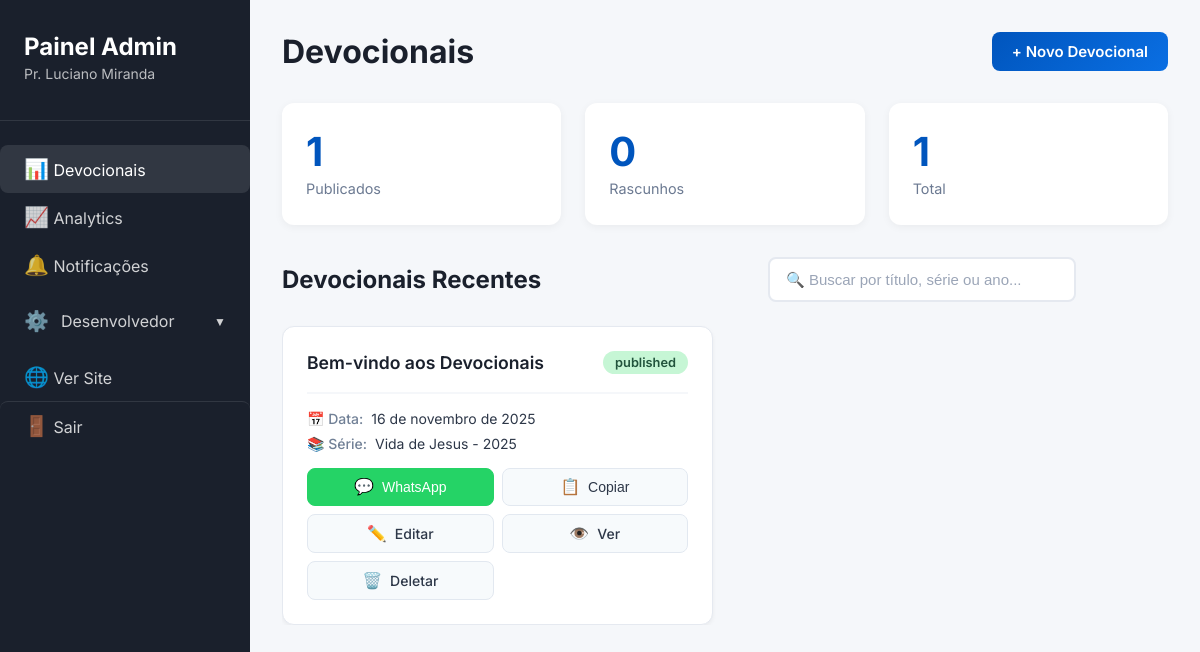
Page /admin/dashboard.php (signed in) on the committed database.
### tables this page shows
CREATE TABLE IF NOT EXISTS devotionals (
    id INT AUTO_INCREMENT PRIMARY KEY,
    title VARCHAR(200) NOT NULL,
    slug VARCHAR(220) NOT NULL UNIQUE,
    serie VARCHAR(100) NULL COMMENT 'Nome da série (ex: Vida de Jesus)',
    numero_devocional VARCHAR(20) NULL COMMENT 'Número do devocional (ex: 258)',
    ano INT NULL COMMENT 'Ano da publicação (ex: 2025)',
    texto_aureo VARCHAR(500) NULL COMMENT 'Texto Áureo/Versículo principal',
    content_html MEDIUMTEXT NOT NULL,
    image_path VARCHAR(255) NULL,
    audio_path VARCHAR(255) NULL,
    published_at DATETIME NOT NULL,
    status ENUM('draft', 'published') DEFAULT 'published',
    views INT DEFAULT 0,
    created_at DATETIME DEFAULT CURRENT_TIMESTAMP,
    updated_at DATETIME DEFAULT CURRENT_TIMESTAMP ON UPDATE CURRENT_TIMESTAMP,
    created_by INT NULL,
    INDEX idx_published_at (published_at),
    INDEX idx_slug (slug),
    INDEX idx_status (status),
    INDEX idx_status_published (status, published_at),
    INDEX idx_serie_ano (serie, ano),
    FOREIGN KEY (created_by) REFERENCES admin_users(id) ON DELETE SET NULL
);

### config/helpers.php (called while the page is built, shortened)
<?php
function formatDatePtBr($date, $includeTime = false) {
    if (is_string($date)) {
        $date = new DateTime($date);
    }
    $months = [
        1 => 'janeiro', 'fevereiro', 'março', 'abril', 'maio', 'junho',
        'julho', 'agosto', 'setembro', 'outubro', 'novembro', 'dezembro'
    ];
    $day = $date->format('d');
    $month = $months[(int)$date->format('m')];
    $year = $date->format('Y');
    $formatted = "$day de $month de $year";
    return $formatted;
}
function getDevotionalUrl($slug) {
    return SITE_URL . '/devocionais/' . $slug . '.php';
}

### admin/dashboard.php (the view, shortened to what this page needs)
<?php
require_once __DIR__ . '/../config/auth.php';
require_once __DIR__ . '/../config/helpers.php';
$stats = $pdo->query('SELECT
    (SELECT COUNT(*) FROM devotionals WHERE status="published") as published,
    (SELECT COUNT(*) FROM devotionals WHERE status="draft") as drafts,
    (SELECT COUNT(*) FROM devotionals) as total
')->fetch();
$devotionals = $pdo->query('SELECT * FROM devotionals ORDER BY published_at DESC LIMIT 50')->fetchAll();
?>
<!DOCTYPE html>
<html lang="pt-BR">
<head>
    <link rel="stylesheet" href="<?= SITE_URL ?>/assets/css/admin.css">
</head>
<body class="admin-body">
    <div class="admin-container">
        <aside class="admin-sidebar">
            <div class="sidebar-header">
                <h2>Painel Admin</h2>
                <p class="sidebar-subtitle">Pr. Luciano Miranda</p>
            </div>
            <nav class="sidebar-nav">
                <a href="dashboard.php" class="nav-link active">
                    <span class="nav-icon">📊</span>
                    <span>Devocionais</span>
                </a>
                <a href="analytics.php" class="nav-link">
                    <span class="nav-icon">📈</span>
                    <span>Analytics</span>
                </a>
                <a href="notifications-panel.php" class="nav-link">
                    <span class="nav-icon">🔔</span>
                    <span>Notificações</span>
                </a>
                <div class="nav-section">
                    <div class="nav-section-header">
                        <span class="nav-icon">⚙️</span>
                        <span>Desenvolvedor</span>
                        <span class="nav-toggle-icon">▼</span>
                    </div>
                </div>
                <a href="<?= SITE_URL ?>/" class="nav-link" target="_blank">
                    <span class="nav-icon">🌐</span>
                    <span>Ver Site</span>
                </a>
                <a href="logout.php" class="nav-link logout-link">
                    <span class="nav-icon">🚪</span>
                    <span>Sair</span>
                </a>
            </nav>
        </aside>
        <main class="admin-main">
            <header class="admin-header">
                <h1>Devocionais</h1>
                <div class="header-actions">
                    <a href="create.php" class="btn-primary">+ Novo Devocional</a>
                </div>
            </header>
            <div class="stats-grid">
                <div class="stat-card">
                    <div class="stat-value"><?= $stats['published'] ?></div>
                    <div class="stat-label">Publicados</div>
                </div>
                <div class="stat-card">
                    <div class="stat-value"><?= $stats['drafts'] ?></div>
                    <div class="stat-label">Rascunhos</div>
                </div>
                <div class="stat-card">
                    <div class="stat-value"><?= $stats['total'] ?></div>
                    <div class="stat-label">Total</div>
                </div>
            </div>
            <div class="devotionals-container">
                <div class="devotionals-header">
                    <h2>Devocionais Recentes</h2>
                    <div class="search-box">
                        <input
                            type="text"
                            id="search-devotionals"
                            class="search-input"
                            placeholder="🔍 Buscar por título, série ou ano..."
                            autocomplete="off">
                    </div>
                </div>
                <div class="devotionals-grid" id="devotionals-grid">
                    <?php foreach ($devotionals as $dev): ?>
                    <div class="devotional-card-admin" data-title="<?= strtolower(htmlspecialchars($dev['title'])) ?>" data-serie="<?= strtolower(htmlspecialchars($dev['serie'] ?? '')) ?>" data-ano="<?= $dev['ano'] ?? '' ?>">
                        <div class="card-header-admin">
                            <h3 class="card-title-admin"><?= htmlspecialchars($dev['title']) ?></h3>
                            <span class="badge badge-<?= $dev['status'] ?>"><?= $dev['status'] ?></span>
                        </div>
                        <div class="card-meta-admin">
                            <div class="meta-item">
                                <span class="meta-label">📅 Data:</span>
                                <span class="meta-value"><?= formatDatePtBr($dev['published_at']) ?></span>
                            </div>
                            <?php if ($dev['serie']): ?>
                            <div class="meta-item">
                                <span class="meta-label">📚 Série:</span>
                                <span class="meta-value"><?= htmlspecialchars($dev['serie']) ?> - <?= $dev['ano'] ?></span>
                            </div>
                            <?php endif; ?>
                        </div>
                        <div class="card-actions-admin">
                            <button onclick="copyWhatsAppMessage('<?= htmlspecialchars($dev['title'], ENT_QUOTES) ?>', '<?= formatDatePtBr($dev['published_at']) ?>', '<?= $dev['slug'] ?>')" class="btn-action btn-whatsapp" title="Copiar mensagem WhatsApp">
                                <span class="icon">💬</span>
                                <span class="label">WhatsApp</span>
                            </button>
                            <button onclick="copyDevotionalUrl('<?= $dev['slug'] ?>')" class="btn-action" title="Copiar URL">
                                <span class="icon">📋</span>
                                <span class="label">Copiar</span>
                            </button>
                            <a href="edit.php?id=<?= $dev['id'] ?>" class="btn-action" title="Editar">
                                <span class="icon">✏️</span>
                                <span class="label">Editar</span>
                            </a>
                            <a href="<?= getDevotionalUrl($dev['slug']) ?>" target="_blank" class="btn-action" title="Visualizar">
                                <span class="icon">👁️</span>
                                <span class="label">Ver</span>
                            </a>
                            <a href="delete.php?id=<?= $dev['id'] ?>" onclick="return confirm('Deletar este devocional?')" class="btn-action btn-action-danger" title="Deletar">
                                <span class="icon">🗑️</span>
                                <span class="label">Deletar</span>
                            </a>
                        </div>
                    </div>
                    <?php endforeach; ?>
                </div>
            </div>
        </main>
    </div>
</body>
</html>

### rows in the picture
devotionals: title "Bem-vindo aos Devocionais", status "published", published_at "16 de novembro de 2025", serie "Vida de Jesus", ano "2025"

### other values in the picture
$stats['published'] "1"
$stats['drafts'] "0"
$stats['total'] "1"
